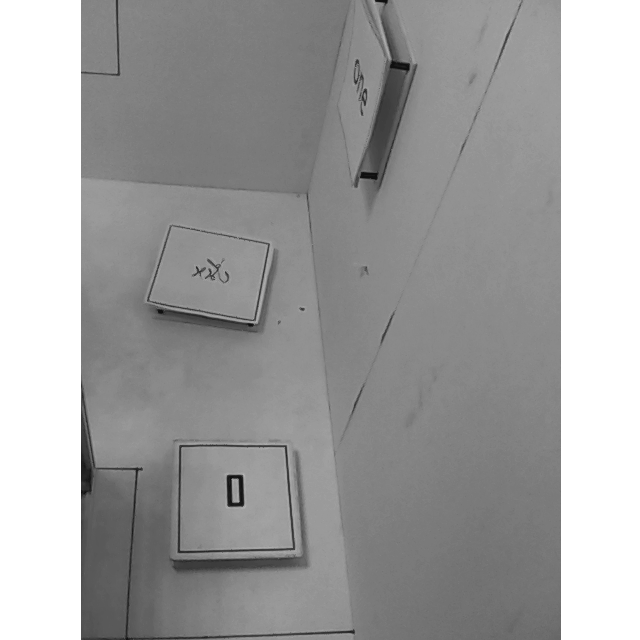
#> input picture Br_test1.png, 640 x 640 px
$ python -i UniqueCameraClass.py   (imports and definitions only)   (older library calls are emulated)
#> lines starting #> are read from the running program, lines starting #| are printed output that depends on the picture; after the words box and inside, x2 and y2 are one past the last pixel; in counts of white or black regions, pixels touching at a corner belong together
#> further down, picture is the input picture: shape (640, 640, 3); min 15, max 255, mean 161.8
### module/Foundation/Binarization.py
import cv2
import numpy as np
from matplotlib import pyplot as plt
import time
import matplotlib
import skimage.io as io
import skimage.filters as filt
from skimage.data import page
from skimage.filters import (threshold_otsu, threshold_niblack,
                             threshold_sauvola)


class Binarization():
    def Binarization_Otsu(image):
        ret, image = cv2.threshold(image, 0, 255, cv2.THRESH_BINARY + cv2.THRESH_OTSU)
        return image

    # [32 lines left out: functions Binarization_LMM, Binarization_Niblack, not called in this run]

    def Binarization_Sauvola(image, window_size):
#> called with window_size = 21
        thresh_sauvola = threshold_sauvola(image, window_size=window_size)
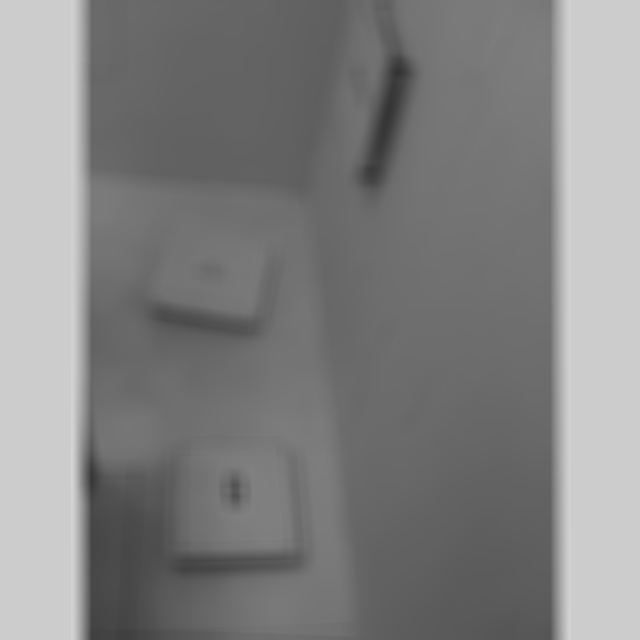
#> thresh_sauvola: shape (640, 640) float64; min 52.16, max 213.6, mean 131.3
        binary_sauvola = image > thresh_sauvola
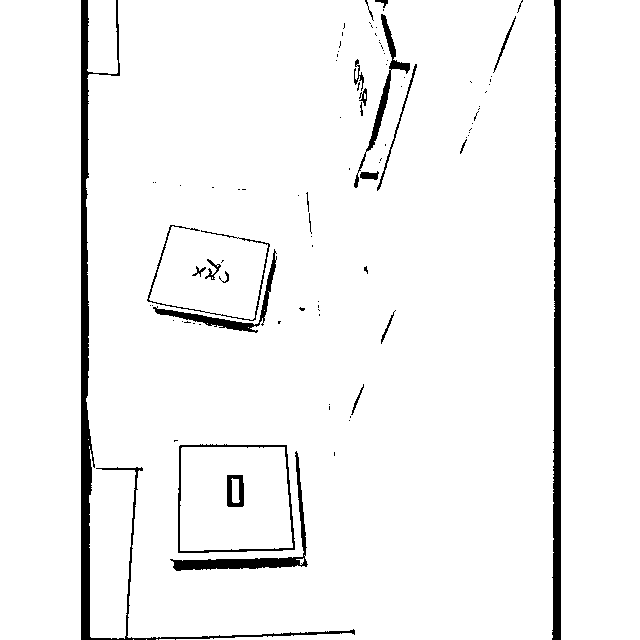
#> binary_sauvola: shape (640, 640) bool; 95.7% white; 94 black regions (70 under 20 px), largest, box (x1, y1, x2, y2) and area: (81, 0, 355, 640) 6218, (552, 0, 561, 640) 4364, (170, 451, 308, 571) 1640
        binary_sauvola = binary_sauvola.astype(np.float32)
        binary_sauvola = binary_sauvola * 255
        return binary_sauvola

    # [26 lines left out: functions Binarization_Bernsen, Binarization_Adapt, not called in this run]

### module/IP_ADDR.py
__author__ = ['Zumo', 'Tew', 'Wisa']
__version__ = 2.0

import sys
import cv2
import numpy as np
from PIL import Image, ImageFont, ImageDraw
from module.Foundation import Binarization, Filter
import copy
from scipy.spatial import cKDTree


class Image_Processing_And_Do_something_to_make_Dataset_be_Ready():
    # def __init__(self):
    # GLOBAL
    SHAPE = (640, 480)
    CREATE_SHAPE = (320, 320)

    # Binarization Mode
    OTSU_THRESHOLDING = 0
    ADAPTIVE_CONTRAST_THRESHOLDING = 1
    NIBLACK_THRESHOLDING = 2
    SAUVOLA_THRESHOLDING = 3
    BERNSEN_THRESHOLDING = 4
    LMM_THRESHOLDING = 5

    # Noise Filter
    KUWAHARA = 6
    WIENER = 7
    MEDIAN = 8
    # Blur Filter
    GAUSSIAN = 9
    AVERAGING = 10
    BILATERAL = 11

    # morphology method
    ERODE = cv2.MORPH_ERODE
    DILATE = cv2.MORPH_DILATE
    OPENING = cv2.MORPH_OPEN
    CLOSING = cv2.MORPH_CLOSE
    GRADIENT = cv2.MORPH_GRADIENT
    TOP_HAT = cv2.MORPH_TOPHAT
    BLACK_HAT = cv2.MORPH_BLACKHAT

    # Estimate method
    INTER_LINEAR = cv2.INTER_LINEAR
    INTER_AREA = cv2.INTER_AREA
    INTER_CUBIC = cv2.INTER_CUBIC
    INTER_NEAREST = cv2.INTER_NEAREST
    INTER_LANCZOS4 = cv2.INTER_LANCZOS4
    INTER_MAX = cv2.INTER_MAX
    WARP_FILL_OUTLIERS = cv2.WARP_FILL_OUTLIERS
    WARP_INVERSE_MAP = cv2.WARP_INVERSE_MAP

    # Generate Border Method
    BORDER_CONSTANT = cv2.BORDER_CONSTANT
    BORDER_REPLICATE = cv2.BORDER_REPLICATE
    BORDER_REFLECT = cv2.BORDER_REFLECT
    BORDER_WRAP = cv2.BORDER_WRAP
    BORDER_REFLECT101 = cv2.BORDER_REFLECT101
    BORDER_TRANSPARENT = cv2.BORDER_TRANSPARENT
    BORDER_ISOLATED = cv2.BORDER_ISOLATED

    # Colorcode
    GRAY_SCALE = cv2.COLOR_BGR2GRAY
    RGB = cv2.COLOR_BGR2RGB
    HSV = cv2.COLOR_BGR2HSV
    BGR = None

    # pass


    def binarize(image, method=OTSU_THRESHOLDING, value=None):
        '''
        :param method: Method use to binarize the image (to be safe use grayscale image)
                        OTSU_THRESHOLDING
                        ADAPTIVE_CONTRAST_THRESHOLDING
                        NIBLACK_THRESHOLDING
                        SAUVOLA_THRESHOLDING
                        BERNSEN_THRESHOLDING
                        LMM_THRESHOLDING
        :param value: Value use to tune Binarization
                        OTSU_THRESHOLDING                   None (can't tune)
                        ADAPTIVE_CONTRAST_THRESHOLDING      [sliding_window_size,weight]    in int and float
                        NIBLACK_THRESHOLDING                [window_size , weight]          in int and float
                        SAUVOLA_THRESHOLDING                window_size                     in int
                        BERNSEN_THRESHOLDING                None (can't tune)
                        LMM_THRESHOLDING                    None (can't tune)
        :return: grayscale image value is 0 or 255  datatype is np.uint8
        :example:
            from module.IP_ADDR import Image_Processing_And_Do_something_to_make_Dataset_be_Ready as ipaddr
            img = cv2.imread('one.jpg',0)
            img = ipaddr.binarize(img,method=ipaddr.SAUVOLA_THRESHOLDING , value=35)
            cv2.imshow('img',img)
            cv2.waitKey(0)
        '''
        if method == __class__.OTSU_THRESHOLDING:
            img = Binarization.Binarization_Otsu(image)
        elif method == __class__.ADAPTIVE_CONTRAST_THRESHOLDING:
            img = Binarization.Binarization_Adapt(image, value[0], value[1])
        elif method == __class__.NIBLACK_THRESHOLDING:
            img = Binarization.Binarization_Niblack(image, value[0], value[1])
        elif method == __class__.SAUVOLA_THRESHOLDING:
            img = Binarization.Binarization_Sauvola(image, value)
        elif method == __class__.BERNSEN_THRESHOLDING:
            img = Binarization.Binarization_Bernsen(image)
        elif method == __class__.LMM_THRESHOLDING:
            img = Binarization.Binarization_LMM(image)
        else:
            sys.exit("Unknown method\n")
        return img.astype(np.uint8)

    # [650 lines left out: functions remove_noise, resize, capture, translate, blur, morph and 14 more, not called in this run]

    class Plate():
        '''***************** Not being use anymore *********************'''

        # A class for plate
        # [124 lines left out: functions __init__, auto_canny, get_plate, not called in this run]
            # [15 lines of commented-out code are left out]
    '''import Image_Processing_And_Do_something_to_make_Dataset_be_Ready() as ipaddr
       img = cv2.imread('one.jpg',0)
       img = ipaddr.morph(img,ipaddr.DILATE,[15,15])
       cv2.imshow('img',img)
       cv2.waitKey(0)'''

    # [228 lines left out: functions ztretch, Adapt_Image, zkeleton, getHog, getHis, get_XY_feature, not called in this run]

    # extract plate from image
    # example
    '''import Image_Processing_And_Do_something_to_make_Dataset_be_Ready() as ipaddr
       img = cv2.imread('one.jpg',0)
       img = ipaddr.morph(img,ipaddr.DILATE,[15,15])
       cv2.imshow('img',img)
       cv2.waitKey(0)'''

    '''filter plate for boss'''

    # [53 lines left out: functions filter_plate, find_same_point_and_average_it, not called in this run]

### module/UniqueCameraClass.py


import copy
import os
import random
import numpy as np
import cv2
from scipy.spatial import cKDTree
from module.IP_ADDR import Image_Processing_And_Do_something_to_make_Dataset_be_Ready as IP
from module.Retinutella_theRobotEye import Retinutella
from sklearn import linear_model
from sklearn.preprocessing import PolynomialFeatures
from sklearn.externals import joblib

class Camera_left(Retinutella):
    # [163 lines left out: functions __init__, getListOfPlate, not called in this run]

class Camera_right(Camera_left):
    # [42 lines left out: function __init__, not called in this run]


class Camera_Bottom_middle(Camera_left):
    # [42 lines left out: function __init__, not called in this run]

class Camera_Bottom_right(Camera_left):
    # [310 lines left out: functions __init__, getImage, getListOfPlate, not called in this run]


class Camera_Bottom_left(Camera_Bottom_right):
    # [44 lines left out: function __init__, not called in this run]


def Regression_HaHA(Image_naja,kernel_size=(4,4),binarization_thresh_kernel_size = 21,number_of_points = (12,17),difference_distance_per_point = [-120,-120],shift_x=2040,shift_y=1320,camera_name='left'):
    '''
    :param Image_naja: Image contain the point aka chessboard or whatever
    :param kernel_size: kernel_size use to erode
    :param number_of_points:  number of points in picture (rows,columns)
    :param difference_distance_per_point:  point_to_point_distance(y,x)
    :param shift_x:     start point of x
    :param shift_y:     start point of y
    :return:
    '''
    conWorldMatX = np.array([])
    conWorldMatY = np.array([])

    imgC = Image_naja
    imgBW = cv2.cvtColor(imgC, cv2.COLOR_BGR2GRAY)
    img = IP.binarize(imgBW,IP.SAUVOLA_THRESHOLDING,binarization_thresh_kernel_size)
    # ret, img = cv2.threshold(imgBW, 100, 255, cv2.THRESH_BINARY)
    cv2.imshow('gray',img)
    cv2.waitKey(0)
    img = cv2.bitwise_not(img)
    kernel = np.ones(kernel_size, np.uint8)
    img = cv2.erode(img, kernel, iterations=1)
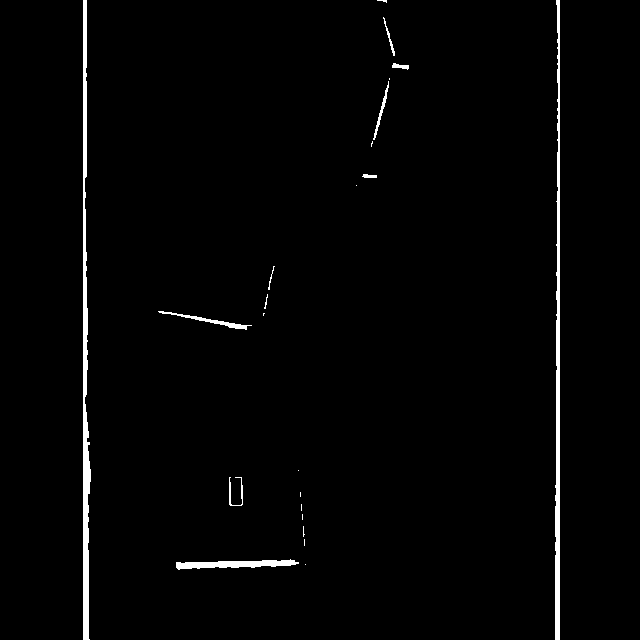
#> img: shape (640, 640); 1.7% white; 23 white regions (12 under 20 px)
    cv2.imshow('gray', img)
    cv2.waitKey(0)
    im2, contours, hierarchy = cv2.findContours(img, cv2.RETR_TREE, cv2.CHAIN_APPROX_SIMPLE)
#> contours = 23 contours, 14 with area under 20; largest, box (x1, y1, x2, y2) and area: (83, 0, 91, 640) 2248, (555, 0, 560, 640) 1672, (176, 559, 299, 570) 626, (158, 311, 252, 330) 204, (373, 81, 389, 140) 92
    # draw contours and find centers
    for i in range(0, len(contours)):
        color = (random.randint(0, 255), random.randint(0, 255), random.randint(0, 255))
        cnt = contours[i]
        M = cv2.moments(cnt)
        cx = int(M['m10'] / M['m00'])
        cy = int(M['m01'] / M['m00'])
        conWorldMatX = np.append(conWorldMatX, [cx])
        conWorldMatY = np.append(conWorldMatY, [cy])
        mc = (cx, cy)
        cv2.circle(imgC, mc, 3, color, -1, 8, 0)
#> this loop made 1 pass
#> (color, cnt) on pass 1: ((197, 215, 20), [[305, 564]])
    conWorldMatX = np.reshape(conWorldMatX,(-1,number_of_points[1]))
    conWorldMatX = np.sort(conWorldMatX,axis=1)
    conWorldMatX = np.reshape(conWorldMatX,-1)
    print('-------------')
    print('center X:')
    print(conWorldMatX)
    print('center Y:')
    print(conWorldMatY)
    print('------------------')
    # *************************************************************************
    # REAL WORLD POINTS
    # *************************************************************************

    # X MATRIX
    RealWorldMatX = np.zeros(shape=number_of_points)
    RealWorldRolX = np.array([])
    for i in range(0, number_of_points[1]):
        if i in range(1, number_of_points[1]):
            RealWorldRolX = np.append(RealWorldRolX, [(shift_x) + (difference_distance_per_point[0] * i)])
        else:
            RealWorldRolX = np.append(RealWorldRolX, [shift_x])
    for j in range(0, number_of_points[0]):
        RealWorldMatX[j] = RealWorldRolX
    RealWorldMatX = RealWorldMatX.flatten()
    # RealWorldMatX = RealWorldMatX.reshape(-1,1)
    # print(len(RealWorldMatX))

    # Y MATRIX
    RealWorldMatY = np.zeros(shape=number_of_points)
    RealWorldRolY = np.zeros(shape=(1, number_of_points[1]))
    for l in range(0,number_of_points[0]):
        RealWorldRolY[:1] = (shift_y) + (difference_distance_per_point[1]* l)
        RealWorldMatY[l] = RealWorldRolY
        RealWorldRolY.fill(0)
    RealWorldMatY = RealWorldMatY.flatten()
    RealWorldMatY = RealWorldMatY.reshape(-1, 1)
    print('***************')
    print('Real world X :')
    print(RealWorldMatX)
    print('Real world Y :')
    print(RealWorldMatY)
    print('***************')
    DisX = np.zeros(shape=(number_of_points[0]*number_of_points[1], 8))
    DisY = np.zeros(shape=(number_of_points[0]*number_of_points[1], 8))
    for k in range(len(conWorldMatX)):
        # X_DATA
        X3 = np.power(conWorldMatX[k], 3)
        XY2 = (conWorldMatX[k]) * (np.power(conWorldMatY[k], 2))
        X5 = np.power(conWorldMatX[k], 5)
        X3Y2 = (np.power(conWorldMatX[k], 3)) * (np.power(conWorldMatY[k], 2))
        XY4 = conWorldMatX[k] * (np.power(conWorldMatY[k], 4))
        X2 = (np.power(conWorldMatX[k], 2))
        Y2 = (np.power(conWorldMatY[k], 2))
        XY = (conWorldMatX[k]) * (conWorldMatY[k])

        # #Y DATAS
        YX2 = (conWorldMatY[k]) * (np.power(conWorldMatX[k], 2))
        Y3 = np.power(conWorldMatY[k], 3)
        YX4 = (conWorldMatY[k]) * (np.power(conWorldMatX[k], 4))
        X2Y3 = (np.power(conWorldMatX[k], 2)) * (np.power(conWorldMatY[k], 3))
        Y5 = np.power(conWorldMatY[k], 5)
        dummyX = np.array([X3, XY2, X5, X3Y2, XY4, X2, Y2, XY])
        DisX[k] = dummyX
        dummyY = np.array([YX2, Y3, YX4, X2Y3, Y5, X2, Y2, XY])
        DisY[k] = dummyY

    regX = linear_model.LinearRegression()
    regX.fit(DisX, RealWorldMatX)
    regY = linear_model.LinearRegression()
    regY.fit(DisY, RealWorldMatY)
    print("X_SCORE =" + str(regX.score(DisX, RealWorldMatX)))
    print("Y_SCORE =" + str(regY.score(DisY, RealWorldMatY)))
    joblib.dump(regX,'X_'+camera_name+'.gz',True)
    joblib.dump(regY, 'Y_' + camera_name+'.gz', True)

>>> import cv2
>>> picture = cv2.imread('../Br_test1.png')
#> (the run stopped early here; a loop or call above may not have finished)
